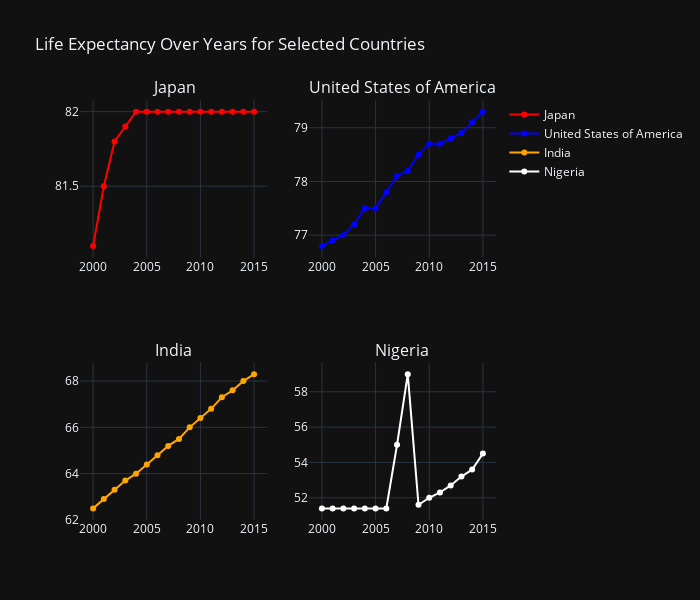

Source (notebook cell):
### Code cell
developed_countries = ['Japan', 'United States of America']
developing_countries = ['India', 'Nigeria']

# Filtering the DataFrame for these countries
filtered_df = df[df['Country'].isin(developed_countries + developing_countries)]

# Creating a subplot with 2 rows and 2 columns
fig = sp.make_subplots(rows=2, cols=2, subplot_titles=developed_countries + developing_countries)

# Defining colors for each country
colors = ['red', 'blue', 'orange', 'white']
country_labels = developed_countries + developing_countries

# Adding a line plot for each country with specific colors and both lines and markers
for i, country in enumerate(country_labels):
    country_data = filtered_df[filtered_df['Country'] == country]
    
    fig.add_trace(
        go.Scatter(
            x=country_data['Year'],
            y=country_data['Life expectancy '],
            mode='lines+markers',
            line=dict(color=colors[i]),
            name=country
        ),
        row=i // 2 + 1,  # Row index
        col=i % 2 + 1    # Column index
    )

# Updating layout parameters
fig.update_layout(
    height=600,       # Adjusting height
    width=700,        # Adjusting width
    title_text='Life Expectancy Over Years for Selected Countries',
    template='plotly_dark',
    showlegend=True,
)

# Show the plot
fig.show()

### Figure 1 — Plotly figure (JSON) as saved in the notebook; plotly's stock layout.template omitted (floating-point values rounded to 4 significant figures)
{"data": [{"line": {"color": "red"}, "mode": "lines+markers", "name": "Japan", "x": [2015, 2014, 2013, 2012, 2011, 2010, 2009, 2008, 2007, 2006, 2005, 2004, 2003, 2002, 2001, 2000], "y": [82, 82, 82, 82, 82, 82, 82, 82, 82, 82, 82, 82, 81.9, 81.8, 81.5, 81.1], "type": "scatter", "xaxis": "x", "yaxis": "y"}, {"line": {"color": "blue"}, "mode": "lines+markers", "name": "United States of America", "x": [2015, 2014, 2013, 2012, 2011, 2010, 2009, 2008, 2007, 2006, 2005, 2004, 2003, 2002, 2001, 2000], "y": [79.3, 79.1, 78.9, 78.8, 78.7, 78.7, 78.5, 78.2, 78.1, 77.8, 77.5, 77.5, 77.2, 77, 76.9, 76.8], "type": "scatter", "xaxis": "x2", "yaxis": "y2"}, {"line": {"color": "orange"}, "mode": "lines+markers", "name": "India", "x": [2015, 2014, 2013, 2012, 2011, 2010, 2009, 2008, 2007, 2006, 2005, 2004, 2003, 2002, 2001, 2000], "y": [68.3, 68, 67.6, 67.3, 66.8, 66.4, 66, 65.5, 65.2, 64.8, 64.4, 64, 63.7, 63.3, 62.9, 62.5], "type": "scatter", "xaxis": "x3", "yaxis": "y3"}, {"line": {"color": "white"}, "mode": "lines+markers", "name": "Nigeria", "x": [2015, 2014, 2013, 2012, 2011, 2010, 2009, 2008, 2007, 2006, 2005, 2004, 2003, 2002, 2001, 2000], "y": [54.5, 53.6, 53.2, 52.7, 52.3, 52, 51.6, 59, 55, 51.4, 51.4, 51.4, 51.4, 51.4, 51.4, 51.4], "type": "scatter", "xaxis": "x4", "yaxis": "y4"}], "layout": {"xaxis": {"anchor": "y", "domain": [0, 0.45], "type": "linear", "range": [1999.0, 2016.0], "autorange": true}, "yaxis": {"anchor": "x", "domain": [0.625, 1], "type": "linear", "range": [81.02, 82.08], "autorange": true}, "xaxis2": {"anchor": "y2", "domain": [0.55, 1], "type": "linear", "range": [1999.0, 2016.0], "autorange": true}, "yaxis2": {"anchor": "x2", "domain": [0.625, 1], "type": "linear", "range": [76.58, 79.52], "autorange": true}, "xaxis3": {"anchor": "y3", "domain": [0, 0.45], "type": "linear", "range": [1999.0, 2016.0], "autorange": true}, "yaxis3": {"anchor": "x3", "domain": [0, 0.375], "type": "linear", "range": [62.0, 68.8], "autorange": true}, "xaxis4": {"anchor": "y4", "domain": [0.55, 1], "type": "linear", "range": [1999.0, 2016.0], "autorange": true}, "yaxis4": {"anchor": "x4", "domain": [0, 0.375], "type": "linear", "range": [50.74, 59.66], "autorange": true}, "annotations": [{"font": {"size": 16}, "showarrow": false, "text": "Japan", "x": 0.225, "xanchor": "center", "xref": "paper", "y": 1, "yanchor": "bottom", "yref": "paper"}, {"font": {"size": 16}, "showarrow": false, "text": "United States of America", "x": 0.775, "xanchor": "center", "xref": "paper", "y": 1, "yanchor": "bottom", "yref": "paper"}, {"font": {"size": 16}, "showarrow": false, "text": "India", "x": 0.225, "xanchor": "center", "xref": "paper", "y": 0.375, "yanchor": "bottom", "yref": "paper"}, {"font": {"size": 16}, "showarrow": false, "text": "Nigeria", "x": 0.775, "xanchor": "center", "xref": "paper", "y": 0.375, "yanchor": "bottom", "yref": "paper"}], "title": {"text": "Life Expectancy Over Years for Selected Countries"}, "height": 600, "width": 700, "showlegend": true}}
